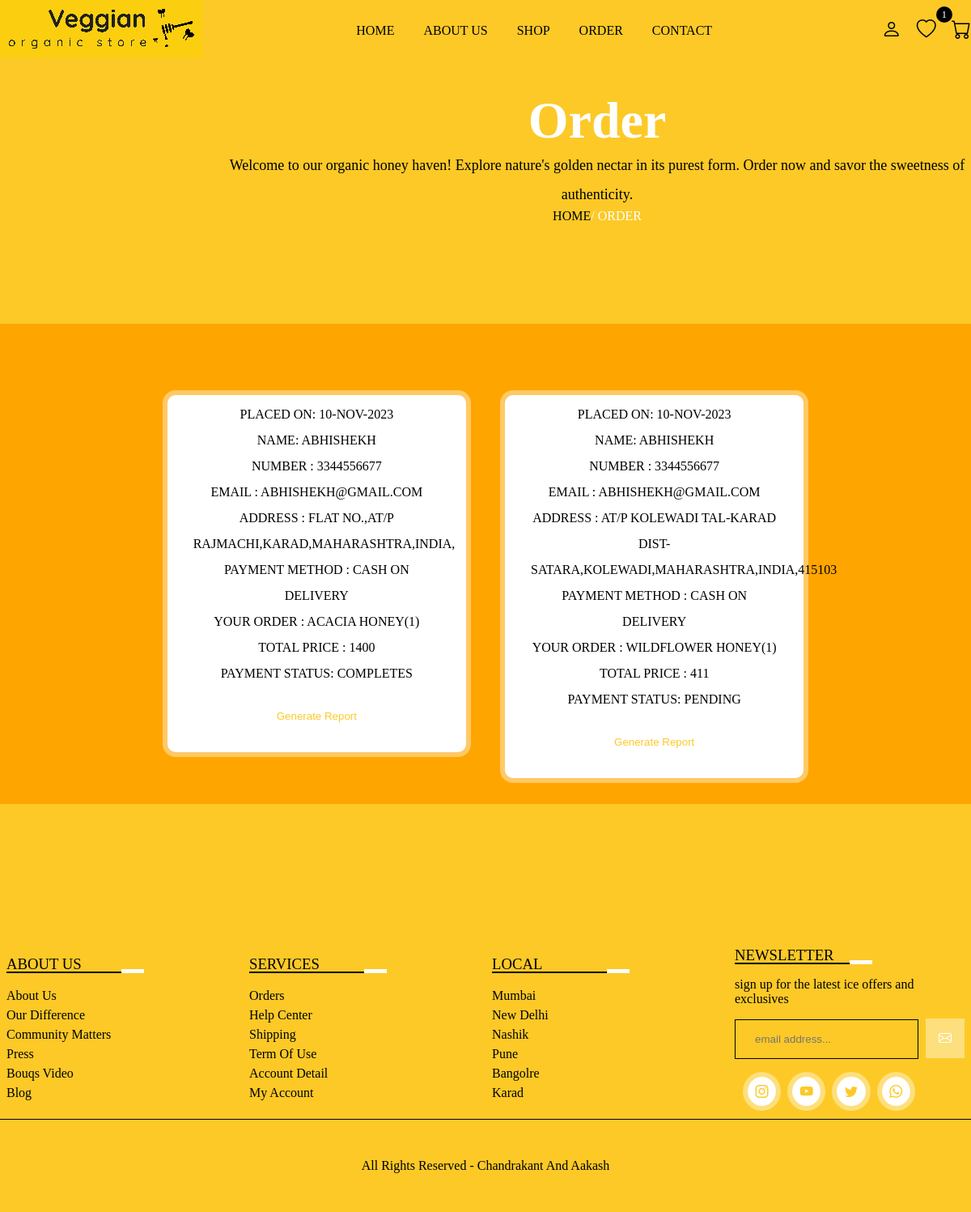
/order.php (signed in), run on the app's committed database.
### tables this page shows
CREATE TABLE `order` (
  `id` int(255) NOT NULL,
  `user_id` int(255) NOT NULL,
  `name` varchar(255) NOT NULL,
  `number` varchar(255) NOT NULL,
  `email` varchar(255) NOT NULL,
  `method` varchar(255) NOT NULL,
  `address` varchar(255) NOT NULL,
  `total_products` varchar(255) NOT NULL,
  `total_price` varchar(255) NOT NULL,
  `placed_on` varchar(255) NOT NULL,
  `payment_status` varchar(255) NOT NULL DEFAULT 'pending'
);

### order.php (the view, shortened to what this page needs)
<?php
include 'connection.php';
$user_id = $_SESSION['user_id'];
?>
<!DOCTYPE html>
<html lang="en">
<head>
    <link rel="stylesheet" href="https://cdn.jsdelivr.net/npm/bootstrap-icons@1.11.1/font/bootstrap-icons.css">
    <link rel="stylesheet" href="main.css">
</head>
<body>
    <?php include 'header.php'?>
    <div class="banner">
        <div class="details">
            <h1>order</h1>
            <p>Welcome to our organic honey haven! Explore nature's golden nectar in its purest form. Order now and savor the sweetness of authenticity.</p>
            <a href="index.php">home</a><span>/ order</span>
        </div>
    </div>
    <div class="order-section">
        <div class="box-container">
            <?php
            $select_orders = mysqli_query($conn, "SELECT * FROM `order` WHERE user_id='$user_id'") or die('query failed');
            if (mysqli_num_rows($select_orders) > 0) {
                while ($fetch_orders = mysqli_fetch_assoc($select_orders)) {
            ?>
                    <div class="box">
                        <p>placed on: <span><?php echo $fetch_orders['placed_on']; ?></span></p>
                        <p>name: <span><?php echo $fetch_orders['name']; ?></span></p>
                        <p>number : <span><?php echo $fetch_orders['number']; ?></p>
                        <p>email : <span><?php echo $fetch_orders['email']; ?></p>
                        <p>address : <span><?php echo $fetch_orders['address']; ?></p>
                        <p>payment method : <span><?php echo $fetch_orders['method']; ?></p>
                        <p>your order : <span><?php echo $fetch_orders['total_products']; ?></p>
                        <p>total price : <span><?php echo $fetch_orders['total_price']; ?></p>
                        <p>payment status: <span><?php echo $fetch_orders['payment_status']; ?></span></p>
                        <form method="post">
                            <button type="submit" name="generate_report" class="btn">Generate Report</button>
                        </form>
                    </div>
            <?php
                }
            } else {
                echo '<div class="empty"><p>no order placed yet!</p></div>';
            }
            ?>
        </div>
    </div>
    <?php include 'footer.php'?>
</body>
</html>

### main.css (style rules this page uses)
* { margin:0; padding:0; box-sizing:border-box; }
:root { --box-shadow: 0px 0px 0px 6px rgb(255 255 255/40%); --box-shadow2: 0px 0px 0px 6px rgba(255, 255, 255, 0.136); --orange: #fcc927; }
a { text-decoration: none; }
.btn { padding: .8rem 2.5em; text-transform: #fff; color: var(--orange); background: #fff; border-radius: 10px; cursor: pointer; }
input, button, textarea, select { outline: none; border: 1px solid #55555544; background: transparent; width: 100%; padding: 1rem 1.5rem; border-radius: 10px; margin: 1rem 0; }
button { cursor: pointer; }
.banner { background: var(--orange); width: 100%; height: 50vh; position: relative; z-index: 1; }
.banner::before { position: absolute; content: ''; bottom: -18%; right: 0; background-image: url(img/banner.png); width: 316px; height: 245px; background-size: 216px; background-repeat: no-repeat; }
.banner .details { position: absolute; padding: 7rem 0; left: 23%; text-align: center; z-index: 200; }
.banner .details h1 { font-size: 4rem; color: #fff; text-transform: capitalize; }
.banner .details p { font-size: 18px; line-height: 2; }
.banner .details a { text-transform: uppercase; color: #000; }
.banner .details span { color: #fff; text-transform: uppercase; }
.box-container { padding: 2% 8%; display: grid; grid-template-columns: repeat(auto-fit, minmax(20rem, 1fr)); column-gap: 1rem; }
.box-container .box, .popular-brands-content .card { background: #fff; box-shadow: var(--box-shadow); padding: 2rem; margin: 1rem; text-align: center; border-radius: 10px; line-height: 2; text-transform: uppercase; position: relative; }
.box-container .box button, .popular-brands-content .card button { border: none; cursor: pointer; }
.order-section { background-color: orange; width: 100%; text-align: center; padding: 4rem 0; line-height: 2; display: flex; justify-content: center; }
.order-section .box-container { grid-template-columns: repeat(auto-fit, minmax(20rem,1fr)); justify-content: center; align-items: flex-start; }
.order-section .box { box-shadow: var(--box-shadow); margin: 0 1rem; padding: 0.5rem 2rem; align-items: center; }

### data on the page
order: placed_on "10-NOV-2023", name "ABHISHEKH", number "3344556677", email "ABHISHEKH@GMAIL.COM", address "FLAT NO.,AT/P RAJMACHI,KARAD,MAHARASHTRA,INDIA,", method "CASH ON DELIVERY", total_products "ACACIA HONEY(1)", total_price "1400", payment_status "COMPLETES"
order: placed_on "10-NOV-2023", name "ABHISHEKH", number "3344556677", email "ABHISHEKH@GMAIL.COM", address "AT/P KOLEWADI TAL-KARAD DIST-SATARA,KOLEWADI,MAHARASHTRA,INDIA,415103", method "CASH ON DELIVERY", total_products "WILDFLOWER HONEY(1)", total_price "411", payment_status "PENDING"

### other printed values
$wishlist_num_rows "1"
